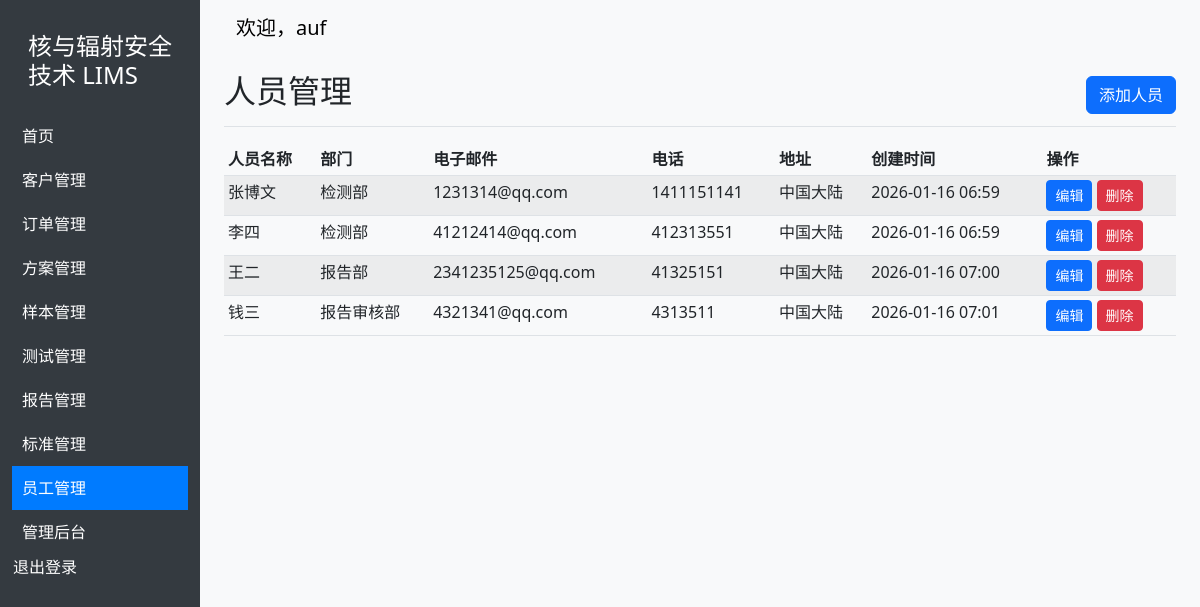
The page /staff/ (signed in) on the database its author committed.
### core/models.py (models this page shows, shortened)
class Staff(models.Model):
    id = models.AutoField(primary_key=True)
    staff_id = models.CharField(max_length=50, unique=True, null=True, blank=True, verbose_name='员工编号')
    name = models.CharField(max_length=255, verbose_name='员工姓名')
    department = models.ForeignKey(Department, on_delete=models.SET_NULL, null=True, verbose_name='部门')
    email = models.EmailField(verbose_name='电子邮件')
    phone = models.CharField(max_length=20, verbose_name='电话')
    address = models.TextField(verbose_name='地址')
    created_by = models.ForeignKey(User, on_delete=models.SET_NULL, null=True, verbose_name='创建人')
    created_at = models.DateTimeField(auto_now_add=True, verbose_name='创建时间')
    updated_at = models.DateTimeField(auto_now=True, verbose_name='更新时间')
    class Meta:
        verbose_name = '员工'
        verbose_name_plural = '员工'

class Department(models.Model):
    name = models.CharField(max_length=255, verbose_name='部门名称')
    description = models.TextField(blank=True, verbose_name='部门描述')
    created_by = models.ForeignKey(User, on_delete=models.SET_NULL, null=True, verbose_name='创建人')
    def __str__(self):
        return self.name
    class Meta:
        verbose_name = '部门'
        verbose_name_plural = '部门'

### core/views.py (the view)
# urls.py: path('staff/', views.staff_list, name='staff_list'),
@login_required
def staff_list(request):
    staffs = Staff.objects.all()
    return render(request, 'core/staff.html', {'staffs': staffs})

### core/templates/core/staff.html
{% extends 'core/base.html' %}
{% block content %}
    <div class="d-flex justify-content-between flex-wrap flex-md-nowrap align-items-center pt-3 pb-2 mb-3 border-bottom">
        <h1 class="h2">人员管理</h1>
        <div class="btn-toolbar mb-2 mb-md-0">
            <a href="/admin/core/staff/add/" class="btn btn-primary">
                添加人员
            </a>
        </div>
    </div>
    <div class="table-responsive">
        <table class="table table-striped table-sm">
            <thead>
                <tr>
                    <th>人员名称</th>
                    <th>部门</th>
                    <th>电子邮件</th>
                    <th>电话</th>
                    <th>地址</th>
                    <th>创建时间</th>
                    <th>操作</th>
                </tr>
            </thead>
            <tbody>
                {% for staff in staffs %}
                <tr>
                    <td>{{ staff.name }}</td>
                    <td>{{ staff.department }}</td>
                    <td>{{ staff.email }}</td>
                    <td>{{ staff.phone }}</td>
                    <td>{{ staff.address }}</td>
                    <td>{{ staff.created_at|date:"Y-m-d H:i" }}</td>
                    <td>
                        <a href="/admin/core/staff/{{ staff.id }}/change/" class="btn btn-sm btn-primary">编辑</a>
                        <a href="/admin/core/staff/{{ staff.id }}/delete/" class="btn btn-sm btn-danger">删除</a>
                    </td>
                </tr>
                {% endfor %}
            </tbody>
        </table>
    </div>
{% endblock %}

### core/templates/core/base.html (shortened to what this page needs)
<!DOCTYPE html>
<html lang="zh-CN">
<head>
    {% load static %}
    <link rel="stylesheet" href="{% static 'css/bootstrap.min.css' %}">
</head>
<body>
    <div class="container-fluid">
        <div class="row">
            {% if user.is_authenticated %}
            <nav class="col-md-3 col-lg-2 d-md-block sidebar">
                <div class="position-sticky pt-3">
                    <h4 class="text-white p-3">核与辐射安全技术 LIMS</h4>
                    <ul class="nav flex-column">
                        <li class="nav-item">
                            <a class="nav-link {% if request.path == '/' %}active{% endif %}" href="{% url 'home' %}">
                                首页
                            </a>
                        </li>
                        <li class="nav-item">
                            <a class="nav-link {% if request.path == '/clients/' %}active{% endif %}" href="{% url 'client_list' %}">
                                客户管理
                            </a>
                        </li>
                        <li class="nav-item">
                            <a class="nav-link {% if request.path == '/orders/' %}active{% endif %}" href="{% url 'order_list' %}">
                                订单管理
                            </a>
                        </li>
                        <li class="nav-item">
                            <a class="nav-link {% if request.path == '/project_orders/' or '/project_orders/' in request.path %}active{% endif %}" href="{% url 'project_order_list' %}">
                                方案管理
                            </a>
                        </li>
                        <li class="nav-item">
                            <a class="nav-link {% if request.path == '/samples/' %}active{% endif %}" href="{% url 'sample_list' %}">
                                样本管理
                            </a>
                        </li>
                        <li class="nav-item">
                            <a class="nav-link {% if request.path == '/tests/' %}active{% endif %}" href="{% url 'test_list' %}">
                                测试管理
                            </a>
                        </li>
                        <li class="nav-item">
                            <a class="nav-link {% if request.path == '/reports/' %}active{% endif %}" href="{% url 'report_list' %}">
                                报告管理
                            </a>
                        </li>
                        <li class="nav-item">
                            <a class="nav-link {% if request.path == '/standards/' %}active{% endif %}" href="{% url 'standard_list' %}">
                                标准管理
                            </a>
                        </li>
                        <li class="nav-item">
                            <a class="nav-link {% if request.path == '/staff/' %}active{% endif %}" href="/staff/">
                                员工管理
                            </a>
                        </li>
                        {% if user.is_staff %}
                        <li class="nav-item">
                            <a class="nav-link" href="/admin/">
                                管理后台
                            </a>
                        </li>
                        {% endif %}
                        <li class="nav-item">
                            <form method="post" action="{% url 'logout' %}">
                                <button type="submit" class="nav-link btn btn-link text-white p-0">退出登录</button>
                            </form>
                        </li>
                    </ul>
                </div>
            </nav>
            {% endif %}
            <main class="col-md-9 ms-sm-auto col-lg-10 px-md-4">
                {% if user.is_authenticated %}
                <nav class="navbar navbar-expand-lg navbar-light bg-light">
                    <div class="container-fluid">
                        <div class="navbar-brand">欢迎，{{ user.username }}</div>
                    </div>
                </nav>
                {% endif %}
                {% block content %}
                {% endblock %}
            </main>
        </div>
    </div>
</body>
</html>

### core/templates/core/base.html (style rules this page uses)
body { background-color: #f8f9fa; }
.sidebar { min-height: 100vh; background-color: #343a40; }
.sidebar a { color: white; text-decoration: none; display: block; padding: 10px; }
.sidebar .active { background-color: #007bff; }

### rows shown on the page
Staff: name "张博文", department "检测部", email "1231314@qq.com", phone "1411151141", address "中国大陆", created_at "2026-01-16 06:59"
Staff: name "李四", department "检测部", email "41212414@qq.com", phone "412313551", address "中国大陆", created_at "2026-01-16 06:59"
Staff: name "王二", department "报告部", email "2341235125@qq.com", phone "41325151", address "中国大陆", created_at "2026-01-16 07:00"
Staff: name "钱三", department "报告审核部", email "4321341@qq.com", phone "4313511", address "中国大陆", created_at "2026-01-16 07:01"

### other values the page prints
{{ user.username }} "auf"
